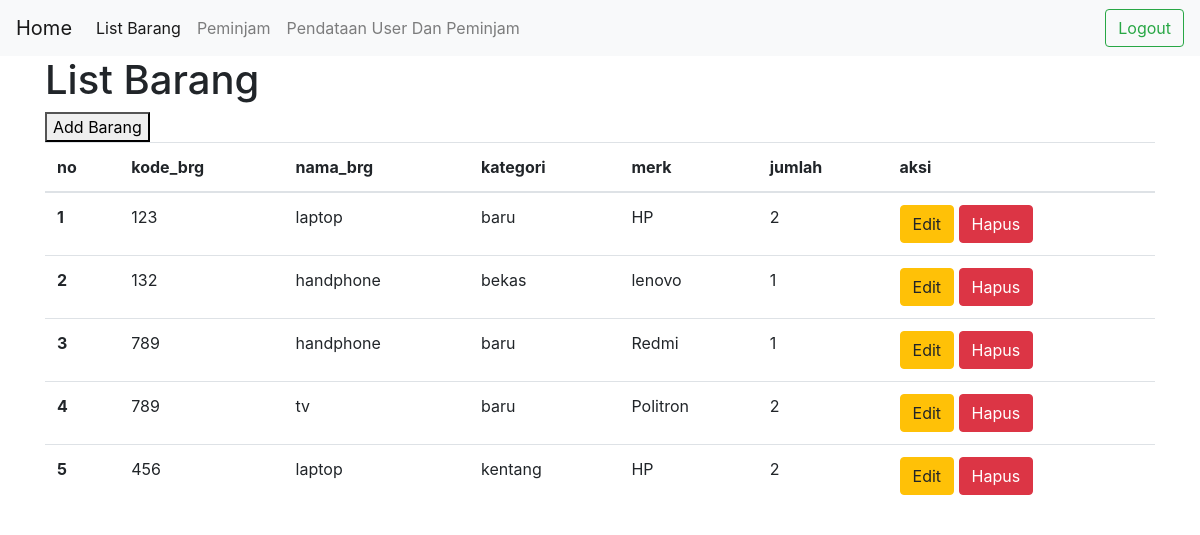
/list_barang.php, run on the app's committed database.
### tables this page shows
CREATE TABLE `barang` (
  `id` int(20) NOT NULL,
  `kode_brg` varchar(255) DEFAULT NULL,
  `nama_brg` varchar(255) DEFAULT NULL,
  `kategori` varchar(255) NOT NULL,
  `merk` varchar(255) DEFAULT NULL,
  `jumlah` int(20) DEFAULT NULL
);

### database.php (called while the page is built, shortened)
<?php
    $koneksi=mysqli_connect(DB_HOST, DB_USER, DB_PASS, DB_NAME) or die("Gagal terhubung dengan Database: " . mysqli_error($dbconnect));
    function tampildata()
    {
        global $koneksi;
        $hasil=mysqli_query($koneksi,"SELECT barang.id, barang.kode_brg, barang.nama_brg, barang.kategori, barang.merk, barang.jumlah from barang;");
        $rows=[];
        while($row = mysqli_fetch_assoc($hasil))
        {
            $rows[] = $row;
        }
        return $rows;
    }
?>

### list_barang.php (the view, shortened to what this page needs)
<?php
    require_once('database.php');
    $data = tampildata();
    $nomor = 0;
?>
<!doctype html>
<html lang="en">
  <head>
    <link rel="stylesheet" href="https://cdn.jsdelivr.net/npm/bootstrap@4.6.2/dist/css/bootstrap.min.css">
  </head>
  <body>
  <nav class="navbar navbar-expand-lg navbar-light bg-light">
  <a class="navbar-brand" href="home.php">Home</a>
  <div class="collapse navbar-collapse" id="navbarSupportedContent">
    <ul class="navbar-nav mr-auto">
      <li class="nav-item active">
        <a class="nav-link" href="list_barang.php">List Barang<span class="sr-only">(current)</span></a>
      </li>
      <li class="nav-item">
        <a class="nav-link" href="peminjaman.php">Peminjam</a>
      </li>
      <li class="nav-item">
        <a class="nav-link" href="user.php">Pendataan User Dan Peminjam</a>
      </li>
    </ul>
    <form class="form-inline my-2 my-lg-0">
      <a class="btn btn-outline-success my-2 my-sm-0" type="submit" href="logout.php">Logout</a>
    </form>
  </div>
</nav>
  <body>
    <div class ="container">
    <h1>List Barang</h1>
    <a href="insert.php">
      <button>Add Barang</button>
    </a>
    <table class="table">
  <thead>
    <tr>
    <th scope="col">no  </th>
    <th scope="col">kode_brg</th>
      <th scope="col">nama_brg</th>
      <th scope="col">kategori</th>
      <th scope="col">merk</th>
      <th scope="col">jumlah</th>
      <th scope="col">aksi</th>
    </tr>
  </thead>
  <tbody>
    <?php foreach($data as $barang) :    ?>
    <?php $nomor++; ?>
    <tr>
      <th scope="row"><?php echo "$nomor"; ?></th>
      <td><?php echo "$barang[kode_brg]";?></td>
      <td><?php echo "$barang[nama_brg]";?></td>
      <td><?php echo "$barang[kategori]";?></td>
      <td><?php echo "$barang[merk]";?></td>
      <td><?php echo "$barang[jumlah]";?></td>
      <td><?php echo "<a href='edit.php?id=$barang[id]'><button class='btn btn-warning'>Edit</button></a> <a href='javascript:hapusData(".$barang['id'].")'><button class='btn btn-danger'>Hapus</button></a>"; ?></td>
    </tr>
    <?php endforeach; ?>
  </tbody>
</table>
    </div>
  </body>
</html>

### data on the page
barang: kode_brg "123", nama_brg "laptop", kategori "baru", merk "HP", jumlah "2"
barang: kode_brg "132", nama_brg "handphone", kategori "bekas", merk "lenovo", jumlah "1"
barang: kode_brg "789", nama_brg "handphone", kategori "baru", merk "Redmi", jumlah "1"
barang: kode_brg "789", nama_brg "tv", kategori "baru", merk "Politron", jumlah "2"
barang: kode_brg "456", nama_brg "laptop", kategori "kentang", merk "HP", jumlah "2"
